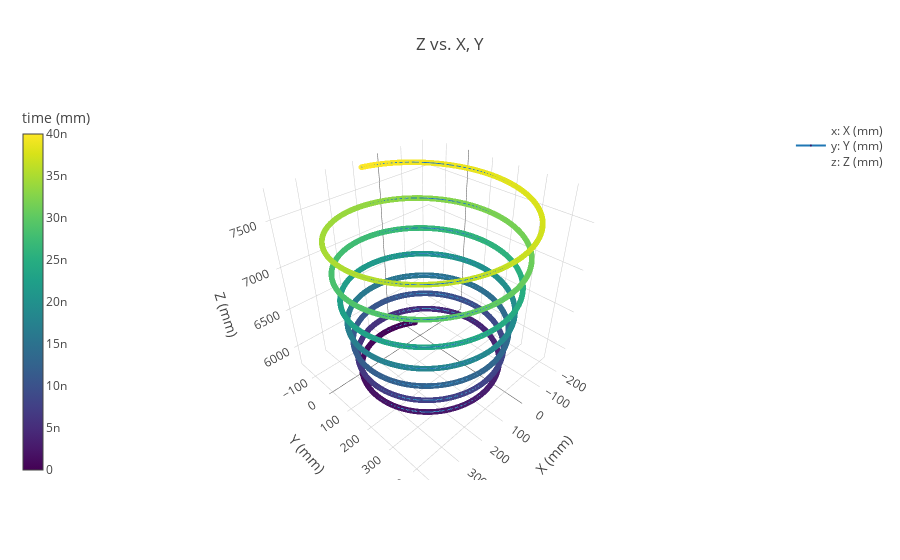

Notebook code cell kept with this figure:
### Code cell
scatter3d(df_out.X,df_out.Y,df_out.Z,scale_list=[df_out.time],mode_list=['markers+lines'],units_list=[('mm','mm','mm')],inline=True)

### Figure 1 — Plotly figure (JSON) as saved in the notebook; plotly's stock layout.template omitted (floating-point values rounded to 4 significant figures; data arrays with more than 128 entries replaced by an {"elided": "..."} marker saying what was removed)
{"data": [{"marker": {"cauto": false, "cmax": 4e-08, "cmin": 0, "color": {"elided": "4000 float values"}, "colorbar": {"thickness": 20, "title": "time (mm)", "x": -0.1, "y": 0.5}, "colorscale": "Viridis", "opacity": 0.8, "reversescale": false, "showscale": true, "size": 2}, "mode": "markers+lines", "name": "<br>x: X (mm)<br>y: Y (mm)<br>z: Z (mm)<br>", "type": "scatter3d", "uid": "cecb65f5-9129-490d-8709-d6e71459b0d6", "x": {"elided": "4000 float values"}, "y": {"elided": "4000 float values"}, "z": {"elided": "4000 float values"}}], "layout": {"scene": {"aspectmode": "manual", "aspectratio": {"x": 0.9865, "y": 1, "z": 1}, "xaxis": {"title": "X (mm)"}, "yaxis": {"title": "Y (mm)"}, "zaxis": {"title": "Z (mm)"}}, "showlegend": true, "title": "Z vs. X, Y"}}
